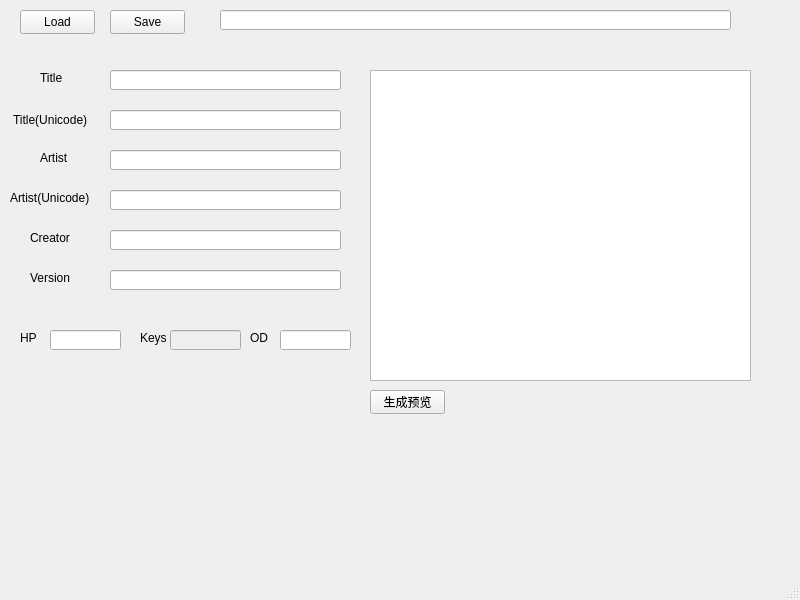
<?xml version="1.0" encoding="UTF-8"?>
<ui version="4.0">
 <class>MainWindow</class>
 <widget class="QMainWindow" name="MainWindow">
  <property name="geometry">
   <rect>
    <x>0</x>
    <y>0</y>
    <width>800</width>
    <height>600</height>
   </rect>
  </property>
  <property name="windowTitle">
   <string>osu!mania chart simple editor</string>
  </property>
  <widget class="QWidget" name="centralwidget">
   <widget class="QPushButton" name="loadButton">
    <property name="geometry">
     <rect>
      <x>20</x>
      <y>10</y>
      <width>75</width>
      <height>24</height>
     </rect>
    </property>
    <property name="text">
     <string>Load</string>
    </property>
   </widget>
   <widget class="QPushButton" name="saveButton">
    <property name="geometry">
     <rect>
      <x>110</x>
      <y>10</y>
      <width>75</width>
      <height>24</height>
     </rect>
    </property>
    <property name="text">
     <string>Save</string>
    </property>
   </widget>
   <widget class="QLabel" name="label_title">
    <property name="geometry">
     <rect>
      <x>40</x>
      <y>70</y>
      <width>54</width>
      <height>16</height>
     </rect>
    </property>
    <property name="text">
     <string>Title</string>
    </property>
   </widget>
   <widget class="QLineEdit" name="lineEdit_title">
    <property name="geometry">
     <rect>
      <x>110</x>
      <y>70</y>
      <width>231</width>
      <height>20</height>
     </rect>
    </property>
   </widget>
   <widget class="QLineEdit" name="lineEdit_title_unicode">
    <property name="geometry">
     <rect>
      <x>110</x>
      <y>110</y>
      <width>231</width>
      <height>20</height>
     </rect>
    </property>
   </widget>
   <widget class="QLabel" name="label_title_unicode">
    <property name="geometry">
     <rect>
      <x>13</x>
      <y>110</y>
      <width>81</width>
      <height>20</height>
     </rect>
    </property>
    <property name="text">
     <string>Title(Unicode)</string>
    </property>
   </widget>
   <widget class="QLineEdit" name="lineEdit_artist">
    <property name="geometry">
     <rect>
      <x>110</x>
      <y>150</y>
      <width>231</width>
      <height>20</height>
     </rect>
    </property>
   </widget>
   <widget class="QLabel" name="label_artist">
    <property name="geometry">
     <rect>
      <x>40</x>
      <y>150</y>
      <width>54</width>
      <height>16</height>
     </rect>
    </property>
    <property name="text">
     <string>Artist</string>
    </property>
   </widget>
   <widget class="QLineEdit" name="lineEdit_file">
    <property name="geometry">
     <rect>
      <x>220</x>
      <y>10</y>
      <width>511</width>
      <height>20</height>
     </rect>
    </property>
   </widget>
   <widget class="QListView" name="listView_osulist">
    <property name="geometry">
     <rect>
      <x>370</x>
      <y>70</y>
      <width>381</width>
      <height>311</height>
     </rect>
    </property>
   </widget>
   <widget class="QLabel" name="label_artist_unicode">
    <property name="geometry">
     <rect>
      <x>10</x>
      <y>190</y>
      <width>91</width>
      <height>16</height>
     </rect>
    </property>
    <property name="text">
     <string>Artist(Unicode)</string>
    </property>
   </widget>
   <widget class="QLineEdit" name="lineEdit_artist_unicode">
    <property name="geometry">
     <rect>
      <x>110</x>
      <y>190</y>
      <width>231</width>
      <height>20</height>
     </rect>
    </property>
   </widget>
   <widget class="QLineEdit" name="lineEdit_creator">
    <property name="geometry">
     <rect>
      <x>110</x>
      <y>230</y>
      <width>231</width>
      <height>20</height>
     </rect>
    </property>
   </widget>
   <widget class="QLabel" name="label_creator">
    <property name="geometry">
     <rect>
      <x>30</x>
      <y>230</y>
      <width>91</width>
      <height>16</height>
     </rect>
    </property>
    <property name="text">
     <string>Creator</string>
    </property>
   </widget>
   <widget class="QLineEdit" name="lineEdit_version">
    <property name="geometry">
     <rect>
      <x>110</x>
      <y>270</y>
      <width>231</width>
      <height>20</height>
     </rect>
    </property>
   </widget>
   <widget class="QLabel" name="label_version">
    <property name="geometry">
     <rect>
      <x>30</x>
      <y>270</y>
      <width>91</width>
      <height>16</height>
     </rect>
    </property>
    <property name="text">
     <string>Version</string>
    </property>
   </widget>
   <widget class="QLabel" name="label_hp">
    <property name="geometry">
     <rect>
      <x>20</x>
      <y>330</y>
      <width>54</width>
      <height>16</height>
     </rect>
    </property>
    <property name="text">
     <string>HP</string>
    </property>
   </widget>
   <widget class="QLineEdit" name="lineEdit_hp">
    <property name="geometry">
     <rect>
      <x>50</x>
      <y>330</y>
      <width>71</width>
      <height>20</height>
     </rect>
    </property>
   </widget>
   <widget class="QLineEdit" name="lineEdit_keys">
    <property name="enabled">
     <bool>false</bool>
    </property>
    <property name="geometry">
     <rect>
      <x>170</x>
      <y>330</y>
      <width>71</width>
      <height>20</height>
     </rect>
    </property>
   </widget>
   <widget class="QLabel" name="label_keys">
    <property name="geometry">
     <rect>
      <x>140</x>
      <y>330</y>
      <width>54</width>
      <height>16</height>
     </rect>
    </property>
    <property name="text">
     <string>Keys</string>
    </property>
   </widget>
   <widget class="QLineEdit" name="lineEdit_od">
    <property name="geometry">
     <rect>
      <x>280</x>
      <y>330</y>
      <width>71</width>
      <height>20</height>
     </rect>
    </property>
   </widget>
   <widget class="QLabel" name="label_od">
    <property name="geometry">
     <rect>
      <x>250</x>
      <y>330</y>
      <width>54</width>
      <height>16</height>
     </rect>
    </property>
    <property name="text">
     <string>OD</string>
    </property>
   </widget>
   <widget class="QLabel" name="label_bg">
    <property name="geometry">
     <rect>
      <x>30</x>
      <y>370</y>
      <width>321</width>
      <height>201</height>
     </rect>
    </property>
    <property name="text">
     <string/>
    </property>
   </widget>
   <widget class="QPushButton" name="generateButton">
    <property name="geometry">
     <rect>
      <x>370</x>
      <y>390</y>
      <width>75</width>
      <height>24</height>
     </rect>
    </property>
    <property name="text">
     <string>生成预览</string>
    </property>
   </widget>
  </widget>
  <widget class="QMenuBar" name="menubar">
   <property name="geometry">
    <rect>
     <x>0</x>
     <y>0</y>
     <width>800</width>
     <height>22</height>
    </rect>
   </property>
  </widget>
  <widget class="QStatusBar" name="statusbar"/>
 </widget>
 <resources/>
 <connections/>
</ui>
